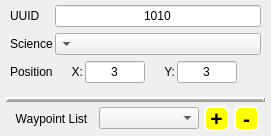
<?xml version="1.0" encoding="UTF-8"?>
<ui version="4.0">
 <class>waypointtool</class>
 <widget class="QWidget" name="waypointtool">
  <property name="geometry">
   <rect>
    <x>0</x>
    <y>0</y>
    <width>271</width>
    <height>136</height>
   </rect>
  </property>
  <property name="sizePolicy">
   <sizepolicy hsizetype="Fixed" vsizetype="Fixed">
    <horstretch>0</horstretch>
    <verstretch>0</verstretch>
   </sizepolicy>
  </property>
  <property name="minimumSize">
   <size>
    <width>271</width>
    <height>136</height>
   </size>
  </property>
  <property name="maximumSize">
   <size>
    <width>271</width>
    <height>136</height>
   </size>
  </property>
  <property name="cursor">
   <cursorShape>ArrowCursor</cursorShape>
  </property>
  <property name="windowTitle">
   <string>Form</string>
  </property>
  <layout class="QVBoxLayout" name="verticalLayout_2">
   <property name="spacing">
    <number>5</number>
   </property>
   <property name="sizeConstraint">
    <enum>QLayout::SetDefaultConstraint</enum>
   </property>
   <property name="leftMargin">
    <number>6</number>
   </property>
   <property name="topMargin">
    <number>5</number>
   </property>
   <property name="rightMargin">
    <number>6</number>
   </property>
   <property name="bottomMargin">
    <number>5</number>
   </property>
   <item>
    <layout class="QVBoxLayout" name="verticalLayout">
     <property name="spacing">
      <number>2</number>
     </property>
     <item>
      <layout class="QGridLayout" name="gridWaypointAdd" columnstretch="0,0,0,0,0,0,0,0" columnminimumwidth="0,0,0,0,0,0,0,0">
       <property name="leftMargin">
        <number>4</number>
       </property>
       <property name="topMargin">
        <number>0</number>
       </property>
       <property name="rightMargin">
        <number>4</number>
       </property>
       <property name="bottomMargin">
        <number>0</number>
       </property>
       <property name="horizontalSpacing">
        <number>-1</number>
       </property>
       <property name="verticalSpacing">
        <number>6</number>
       </property>
       <item row="0" column="0">
        <widget class="QLabel" name="label_tuuid">
         <property name="text">
          <string>UUID</string>
         </property>
        </widget>
       </item>
       <item row="1" column="0">
        <widget class="QLabel" name="label_tscience">
         <property name="text">
          <string>Science</string>
         </property>
        </widget>
       </item>
       <item row="2" column="0">
        <widget class="QLabel" name="label_tposition">
         <property name="text">
          <string>Position</string>
         </property>
        </widget>
       </item>
       <item row="0" column="1" colspan="7">
        <widget class="QLineEdit" name="lineEditUuid">
         <property name="text">
          <string>1010</string>
         </property>
         <property name="alignment">
          <set>Qt::AlignCenter</set>
         </property>
        </widget>
       </item>
       <item row="1" column="1" colspan="7">
        <widget class="QComboBox" name="comboScience">
         <property name="layoutDirection">
          <enum>Qt::RightToLeft</enum>
         </property>
         <property name="maxVisibleItems">
          <number>5</number>
         </property>
        </widget>
       </item>
       <item row="2" column="2" colspan="2">
        <widget class="QLineEdit" name="lineEditPositionX">
         <property name="minimumSize">
          <size>
           <width>60</width>
           <height>0</height>
          </size>
         </property>
         <property name="maximumSize">
          <size>
           <width>60</width>
           <height>16777215</height>
          </size>
         </property>
         <property name="text">
          <string>3</string>
         </property>
         <property name="alignment">
          <set>Qt::AlignCenter</set>
         </property>
        </widget>
       </item>
       <item row="2" column="1">
        <widget class="QLabel" name="label_x">
         <property name="text">
          <string>X:</string>
         </property>
         <property name="alignment">
          <set>Qt::AlignRight|Qt::AlignTrailing|Qt::AlignVCenter</set>
         </property>
        </widget>
       </item>
       <item row="2" column="4">
        <widget class="QLabel" name="label_y">
         <property name="text">
          <string>Y:</string>
         </property>
         <property name="alignment">
          <set>Qt::AlignRight|Qt::AlignTrailing|Qt::AlignVCenter</set>
         </property>
        </widget>
       </item>
       <item row="2" column="5" colspan="3">
        <widget class="QLineEdit" name="lineEditPositionY">
         <property name="minimumSize">
          <size>
           <width>60</width>
           <height>0</height>
          </size>
         </property>
         <property name="maximumSize">
          <size>
           <width>60</width>
           <height>16777215</height>
          </size>
         </property>
         <property name="text">
          <string>3</string>
         </property>
         <property name="alignment">
          <set>Qt::AlignCenter</set>
         </property>
        </widget>
       </item>
      </layout>
     </item>
     <item>
      <spacer name="verticalSpacer">
       <property name="orientation">
        <enum>Qt::Vertical</enum>
       </property>
       <property name="sizeHint" stdset="0">
        <size>
         <width>20</width>
         <height>40</height>
        </size>
       </property>
      </spacer>
     </item>
     <item>
      <widget class="Line" name="line">
       <property name="minimumSize">
        <size>
         <width>100</width>
         <height>10</height>
        </size>
       </property>
       <property name="maximumSize">
        <size>
         <width>16777215</width>
         <height>16777215</height>
        </size>
       </property>
       <property name="frameShadow">
        <enum>QFrame::Raised</enum>
       </property>
       <property name="lineWidth">
        <number>2</number>
       </property>
       <property name="midLineWidth">
        <number>1</number>
       </property>
       <property name="orientation">
        <enum>Qt::Horizontal</enum>
       </property>
      </widget>
     </item>
     <item>
      <layout class="QHBoxLayout" name="horizontalLayout">
       <property name="spacing">
        <number>2</number>
       </property>
       <item>
        <widget class="QLabel" name="label_5">
         <property name="maximumSize">
          <size>
           <width>85</width>
           <height>16777215</height>
          </size>
         </property>
         <property name="text">
          <string>Waypoint List</string>
         </property>
         <property name="alignment">
          <set>Qt::AlignCenter</set>
         </property>
        </widget>
       </item>
       <item>
        <widget class="QComboBox" name="comboWpSelect">
         <property name="minimumSize">
          <size>
           <width>100</width>
           <height>0</height>
          </size>
         </property>
         <property name="maximumSize">
          <size>
           <width>100</width>
           <height>16777215</height>
          </size>
         </property>
         <property name="maxVisibleItems">
          <number>5</number>
         </property>
        </widget>
       </item>
       <item>
        <widget class="QPushButton" name="buttonAdd">
         <property name="minimumSize">
          <size>
           <width>25</width>
           <height>25</height>
          </size>
         </property>
         <property name="maximumSize">
          <size>
           <width>25</width>
           <height>25</height>
          </size>
         </property>
         <property name="font">
          <font>
           <pointsize>16</pointsize>
           <weight>75</weight>
           <bold>true</bold>
          </font>
         </property>
         <property name="styleSheet">
          <string notr="true">QPushButton{
background:yellow;
border: 2px solid white;
border-radius:6px;}

QPushButton:pressed{
background:white;
border-color: yellow;
}

QPushButton:disabled{
background:grey;
border-color:white;
}</string>
         </property>
         <property name="text">
          <string>+</string>
         </property>
        </widget>
       </item>
       <item>
        <widget class="QPushButton" name="buttonDelete">
         <property name="minimumSize">
          <size>
           <width>25</width>
           <height>25</height>
          </size>
         </property>
         <property name="maximumSize">
          <size>
           <width>25</width>
           <height>25</height>
          </size>
         </property>
         <property name="font">
          <font>
           <pointsize>16</pointsize>
           <weight>75</weight>
           <bold>true</bold>
          </font>
         </property>
         <property name="layoutDirection">
          <enum>Qt::LeftToRight</enum>
         </property>
         <property name="styleSheet">
          <string notr="true">QPushButton{
background:yellow;
border: 2px solid white;
border-radius:6px;}

QPushButton:pressed{
background:white;
border-color: yellow;
}

QPushButton:disabled{
background:grey;
border-color:white;
}</string>
         </property>
         <property name="text">
          <string>-</string>
         </property>
         <property name="checkable">
          <bool>false</bool>
         </property>
         <property name="flat">
          <bool>false</bool>
         </property>
        </widget>
       </item>
      </layout>
     </item>
    </layout>
   </item>
  </layout>
 </widget>
 <resources/>
 <connections/>
</ui>
